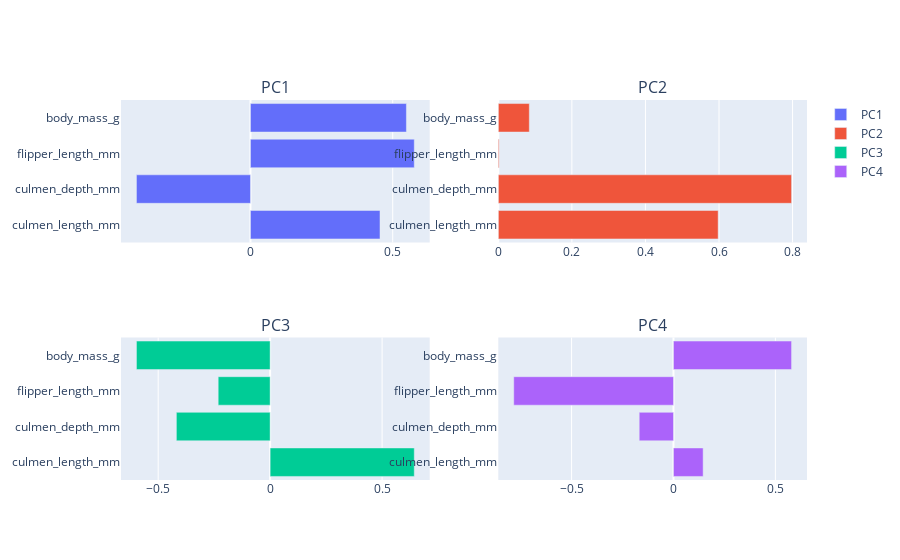

The code cell stored with this chart in its notebook:
### Code cell
from plotly.subplots import make_subplots
fig = make_subplots(rows=2,cols=2, horizontal_spacing=0.1,
                    subplot_titles=['PC1','PC2','PC3','PC4'])
fig.add_trace(go.Bar(x=loadings['PC1'],
              y=loadings.index,name='PC1',
              orientation='h'), row=1,col=1)
fig.add_trace(go.Bar(x=loadings['PC2'],
              y=loadings.index,name='PC2',
              orientation='h'), row=1,col=2)
fig.add_trace(go.Bar(x=loadings['pc3'],
              y=loadings.index,name='PC3',
              orientation='h'), row=2,col=1)
fig.add_trace(go.Bar(x=loadings['pc4'],
              y=loadings.index,name='PC4',
              orientation='h'), row=2,col=2)
fig.show()

### Figure 1 — Plotly figure (JSON) as saved in the notebook; plotly's stock layout.template omitted (floating-point values rounded to 4 significant figures)
{"data": [{"name": "PC1", "orientation": "h", "type": "bar", "x": [0.4553, -0.4009, 0.5758, 0.5482], "xaxis": "x", "y": ["culmen_length_mm", "culmen_depth_mm", "flipper_length_mm", "body_mass_g"], "yaxis": "y"}, {"name": "PC2", "orientation": "h", "type": "bar", "x": [0.5977, 0.7973, 0.002241, 0.0843], "xaxis": "x2", "y": ["culmen_length_mm", "culmen_depth_mm", "flipper_length_mm", "body_mass_g"], "yaxis": "y2"}, {"name": "PC3", "orientation": "h", "type": "bar", "x": [0.6436, -0.4187, -0.2321, -0.5971], "xaxis": "x3", "y": ["culmen_length_mm", "culmen_depth_mm", "flipper_length_mm", "body_mass_g"], "yaxis": "y3"}, {"name": "PC4", "orientation": "h", "type": "bar", "x": [0.1456, -0.1682, -0.784, 0.5796], "xaxis": "x4", "y": ["culmen_length_mm", "culmen_depth_mm", "flipper_length_mm", "body_mass_g"], "yaxis": "y4"}], "layout": {"annotations": [{"font": {"size": 16}, "showarrow": false, "text": "PC1", "x": 0.225, "xanchor": "center", "xref": "paper", "y": 1, "yanchor": "bottom", "yref": "paper"}, {"font": {"size": 16}, "showarrow": false, "text": "PC2", "x": 0.775, "xanchor": "center", "xref": "paper", "y": 1, "yanchor": "bottom", "yref": "paper"}, {"font": {"size": 16}, "showarrow": false, "text": "PC3", "x": 0.225, "xanchor": "center", "xref": "paper", "y": 0.375, "yanchor": "bottom", "yref": "paper"}, {"font": {"size": 16}, "showarrow": false, "text": "PC4", "x": 0.775, "xanchor": "center", "xref": "paper", "y": 0.375, "yanchor": "bottom", "yref": "paper"}], "xaxis": {"anchor": "y", "domain": [0, 0.45]}, "xaxis2": {"anchor": "y2", "domain": [0.55, 1]}, "xaxis3": {"anchor": "y3", "domain": [0, 0.45]}, "xaxis4": {"anchor": "y4", "domain": [0.55, 1]}, "yaxis": {"anchor": "x", "domain": [0.625, 1]}, "yaxis2": {"anchor": "x2", "domain": [0.625, 1]}, "yaxis3": {"anchor": "x3", "domain": [0, 0.375]}, "yaxis4": {"anchor": "x4", "domain": [0, 0.375]}}}
